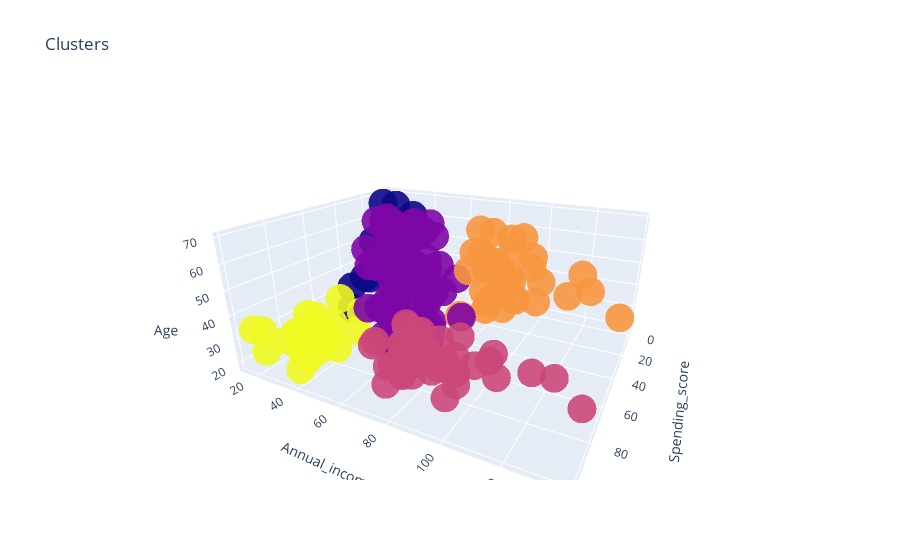

Notebook code for this chart:
### Markdown cell above
As we can observe, the K-means algorithm has already finished its work and now it's time to plot the results we obtained by it so we can visualize the different clusters and analyze them.

### Code cell
#Create a 3d plot to view the data sepparation made by Kmeans
trace1 = go.Scatter3d(
    x= X['Spending_score'],
    y= X['Annual_income'],
    z= X['Age'],
    mode='markers',
     marker=dict(
        color = labels, 
        size= 10,
        line=dict(
            color= labels,
        ),
        opacity = 0.9
     )
)
layout = go.Layout(
    title= 'Clusters',
    scene = dict(
            xaxis = dict(title  = 'Spending_score'),
            yaxis = dict(title  = 'Annual_income'),
            zaxis = dict(title  = 'Age')
        )
)
fig = go.Figure(data=trace1, layout=layout)
py.offline.iplot(fig)

### Figure 1 — Plotly figure (JSON) as saved in the notebook; plotly's stock layout.template omitted (floating-point values rounded to 4 significant figures; data arrays with more than 128 entries replaced by an {"elided": "..."} marker saying what was removed)
{"data": [{"marker": {"color": {"elided": "200 int values"}, "line": {"color": {"elided": "200 int values"}}, "opacity": 0.9, "size": 10}, "mode": "markers", "type": "scatter3d", "x": {"elided": "200 int values"}, "y": {"elided": "200 int values"}, "z": {"elided": "200 int values"}}], "layout": {"autosize": true, "scene": {"aspectmode": "auto", "aspectratio": {"x": 1.148, "y": 1.429, "z": 0.6093}, "camera": {"center": {"x": 0, "y": 0, "z": 0}, "eye": {"x": 1.647, "y": 0.8719, "z": 0.7584}, "projection": {"type": "perspective"}, "up": {"x": 0, "y": 0, "z": 1}}, "xaxis": {"title": {"text": "Spending_score"}, "type": "linear"}, "yaxis": {"title": {"text": "Annual_income"}, "type": "linear"}, "zaxis": {"title": {"text": "Age"}, "type": "linear"}}, "title": {"text": "Clusters"}}}
